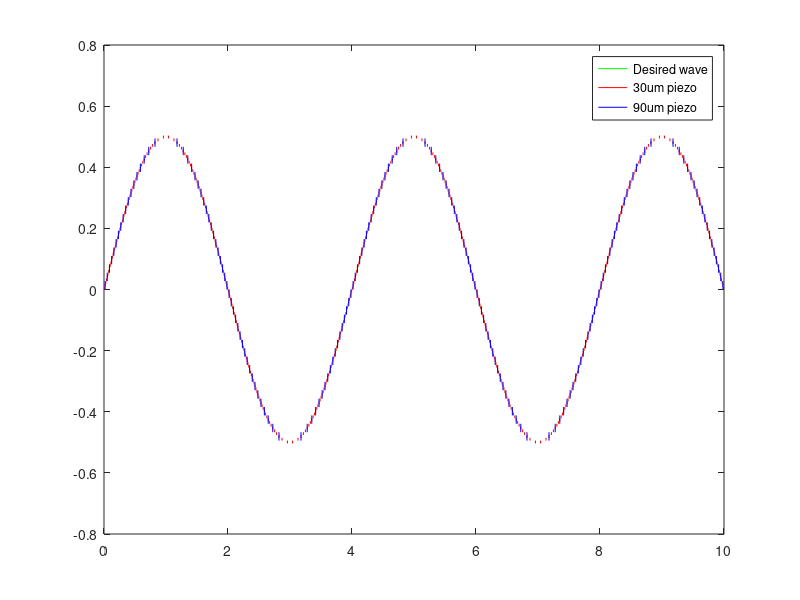

Write the MATLAB code that produced this figure. (Note: this script raises an error after producing the figure.)
close all 
clear all

fs = 1/1e5; 
time = fs:fs:10; 
freq = 0.25;

maxDistance = 0.5;
wave = maxDistance*sin(time*freq*2*pi); 

res1 = 0.009155;
res2 = 0.027466;

wave1 = res1.*(round(wave./res1));
wave2 = res2.*(round(wave./res2));

figure()
plot(time,wave,'g')
hold on 
plot(time,wave1,'r')
hold on 
plot(time,wave2,'b')
legend({'Desired wave','30um piezo','90um piezo'})
%% PSD
sampRate = 1/fs; 
 
figure;
[P1,m1] = pwelch(wave, 4096, 4000, 4096, sampRate);
P1 = 10*log10(P1);

[P1_resp,m1_resp] = pwelch(wave1, 2*4096, 2*4000, 2*4096, sampRate);
P1_resp = 10*log10(P1_resp);

[P1_resp2,m1_resp2] = pwelch(wave2, 2*4096, 2*4000, 2*4096, sampRate);
P1_resp2 = 10*log10(P1_resp2);

hold on;
plot( m1, P1, 'k' );
plot( m1_resp, P1_resp, 'r' );
plot( m1_resp2, P1_resp2, 'b' );
xlabel('Freq (Hz)');
legend('Signal', 'High res', 'Low res');
xlim([0 5000]);